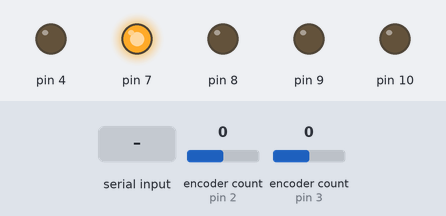
The sketch below on a simulated Arduino Uno, built with avr-gcc and run on an emulated ATmega328P. Shown: output pins drawn as LEDs (lit = HIGH). The test bench sets the inputs (shaded band); at power-on: encoder count (sensors on pin 2, pin 3) 0. What the sketch prints to the serial monitor is not drawn.

Above: at 1.2 s.
1.3 s: "a\n" received over Serial
At 1.9 s:
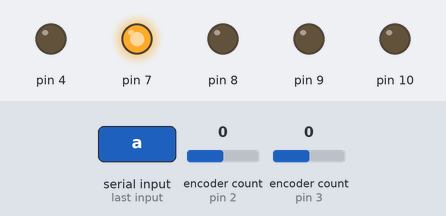
3.1 s: "2\n" received over Serial
At 5.4 s:
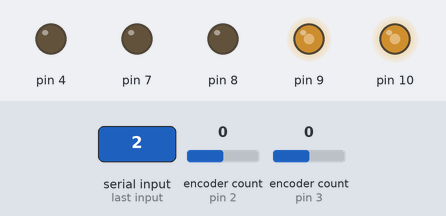
Timing chart, 0 to 6.9 s (numbered marks = the images above; inputs shaded):
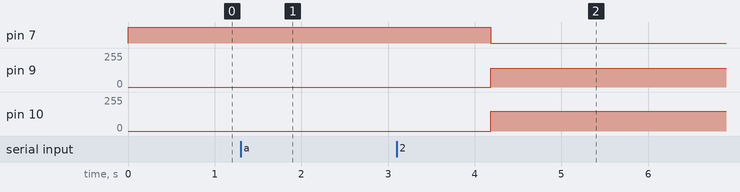

The sketch:

Demo2.ino
```cpp
#include "Encoder.h"
#include "DualMC33926MotorShield.h"

//PI controller values
// 6
#define kpR 6
//20
#define kpPhi 25

#define maxVolts 7.9


DualMC33926MotorShield md;
//0.2395
const double radius = 0.25;  //FEET

double setDistance = 0;  // FEET
double setPhi = 0;       //RAD

double distanceFromPi = 0;
double phiFromPi = 0;

double currentR = 0;
double currentPhi = 0;

//int count = 0;

//Setting the encoder pins
int pin1A = 2;
int pin2A = 3;

int pin1B = 5;
int pin2B = 6;

//Setting the wheels as an encoder obeject
Encoder wheel1(pin1A, pin1B);
Encoder wheel2(pin2A, pin2B);


//Time
int startTime = 0;

//Encoder values and theta
int count1 = 0;
int count2 = 0;


double Vrotational = 0;
double Vdistance = 0;
double Vleft = 0;
double Vright = 0;
double PWML = 0;
double PWMR = 0;

int i = 0;

double IPhi = 0;
double ePhi = 0;
double IR = 0;
double eR = 0;


//COmm with PI

String data;
bool DataRead;
String strAngle;
bool arucoDetected = false;
String strDistance;
double angle;
double distance;


void serialEvent(){
  if (Serial.available() > 0) {
    data = Serial.readStringUntil('\n');
  }
  if(data[0] == 'a'){
    for (int i = 1; i < data.length(); i++) {
      strAngle += data.charAt(i);
    }
    Serial.print("angle");
    phiFromPi = strAngle.toDouble() * PI / 180;
  }
  if(data[0] == 'd'){
    for (int i = 1; i < data.length(); i++) {
      strDistance += data.charAt(i);
    }
    Serial.print("distance");
    distanceFromPi = strDistance.toDouble();
  }
  if(data[0] == '1'){
    Serial.print("true");
    arucoDetected = true;
  }
  else if(data[0] == '0'){
    Serial.print("false");
    arucoDetected = false;
  }
  DataRead = true;
  Serial.flush();
}


void setup() {
  // put your setup code here, to run once:

  pinMode(pin1A, INPUT_PULLUP);
  pinMode(pin1B, INPUT_PULLUP);
  pinMode(pin2A, INPUT_PULLUP);
  pinMode(pin2B, INPUT_PULLUP);

  pinMode(4, OUTPUT);
  pinMode(7, OUTPUT);
  pinMode(8, OUTPUT);
  pinMode(9, OUTPUT);
  pinMode(10, OUTPUT);
  pinMode(12, INPUT);

  //Start serial monitor
  Serial.begin(115200);

  //initialize motor
  md.init();
}
// finite state machine
int state = 3;
const int RECEIVE = 0;
const int ANGLE = 1;
const int DISTANCE = 2;
const int idle = 3;


// flags to communicate with the pi

bool sendData = false;
void loop() {
  // put your main code here, to run repeatedly:
  while (1) {


    // aruco detected == true
    switch (state) {
      case (RECEIVE):
      serialEvent();
        //communication with PI

        currentR = 0;
        if (sendData == false) {
          setPhi = currentPhi + phiFromPi;
          setDistance = distanceFromPi;
          if (setPhi != currentPhi) {
            state = ANGLE;
          } else if (setPhi == currentPhi) {
            state = DISTANCE;
          } else {
            analogWrite(9, 0);
            analogWrite(10, 0);
            state = idle;
          }
        }
        break;

      case (ANGLE):
        Serial.println(setPhi);
        count1 = wheel1.read();
        count2 = -wheel2.read();
        currentR = -((double(count2) / 3210) + (double(count1) / 3210)) * PI * radius;
        currentPhi = radius * (-double(count2) / 3210 * 2 * PI + double(count1) / 3210 * 2 * PI) / ((11.625 / 12.0));
        Vrotational = ((setPhi - currentPhi) * kpPhi);
        Vdistance = ((setDistance - currentR) * kpR);

        Vright = (Vdistance - Vrotational);
        Vleft = (Vdistance + Vrotational);

        PWML = (Vleft / maxVolts) * 255;
        PWMR = (Vright / maxVolts) * 255;

        if (PWML > 150) {
          PWML = 150;
        } else if (PWML < -150) {
          PWML = -150;
        }
        // 1.12 for both
        // 0.989
        if (PWMR > 150) {
          PWMR = 150 * 0.95;
        } else if (PWMR < -150) {
          PWMR = -150 * 0.95;
        }

        if ((currentPhi >= setPhi - 0.03) && (currentPhi <= setPhi + 0.03) && (setDistance != 0)) {
          state = DISTANCE;
        } else if ((currentPhi >= setPhi - 0.03) && (currentPhi <= setPhi + 0.03)) {
          sendData = true;
          //send the data to the pi
          Serial.println(sendData);
          sendData = false;
          analogWrite(9, 0);
          analogWrite(10, 0);
          state = idle;
        }
        break;

      case (DISTANCE):

        count1 = wheel1.read();
        count2 = -wheel2.read();
        currentR = -((double(count2) / 3210) + (double(count1) / 3210)) * PI * radius;
        Vrotational = ((setPhi - currentPhi) * kpPhi);
        Vdistance = ((setDistance - currentR) * kpR);
        Vright = (Vdistance - Vrotational);
        Vleft = (Vdistance + Vrotational);

        PWML = (Vleft / maxVolts) * 255;
        PWMR = (Vright / maxVolts) * 255;

        if (PWML > 150) {
          PWML = 150;
        } else if (PWML < -150) {
          PWML = -150;
        }
        // 1.12 for both
        // 0.989
        if (PWMR > 150) {
          PWMR = 150 * 0.95;
        } else if (PWMR < -150) {
          PWMR = -150 * 0.95;
        }

        delay(20);
        if (arucoDetected == false) {
          analogWrite(9, 0);
          analogWrite(10, 0);
          state = idle;
        } else {
          state = RECEIVE;
        }
        break;

      case (idle):

        //communication with PI
        serialEvent();

        // currentPhi = 0;
        currentR = 0;
        // delay(100);
        // setPhi = 0;
        // setDistance = 0;
        analogWrite(9, 0);
        analogWrite(10, 0);
        if (arucoDetected == true) {
          state = RECEIVE;
          i = 0;
        } else if (i > 31000) {
          setPhi += PI / 6;
          setDistance = 0;
          state = ANGLE;
          i = 0;
        }
        ++i;
        break;
    }

    if (PWMR >= 0) {

      analogWrite(9, PWMR);
      digitalWrite(7, 1);
    } else {

      analogWrite(9, -PWMR);
      digitalWrite(7, 0);
    }

    if (PWML >= 0) {
      analogWrite(10, PWML);
      digitalWrite(8, 0);
    } else {
      analogWrite(10, -PWML);
      digitalWrite(8, 1);
    }

//    Serial.print(currentR);
//    Serial.print("\t");
//    Serial.print(setDistance);
//    Serial.print("\t");
//    //
//    Serial.print(currentPhi);
//    Serial.print("\t");
//    //
//    Serial.print(setPhi);
//    Serial.print("\t");
//    Serial.print(PWML);
//    Serial.print("\t");
//    Serial.println(PWMR);
  }
}
```

Measured:
- after the input at 1.3 s, pin 7: stays HIGH (without the input it goes to LOW after 1.4 s); pin 9: stays 0/255 (without the input it goes to 142/255 after 1.4 s); pin 10: stays 0/255 (without the input it goes to 150/255 after 1.4 s)
- after the input at 3.1 s, pin 7: HIGH → LOW after 1.1 s instead of 6.3 s; pin 9: 0/255 → 142/255 after 1.1 s instead of 6.3 s; pin 10: 0/255 → 150/255 after 1.1 s instead of 6.3 s
